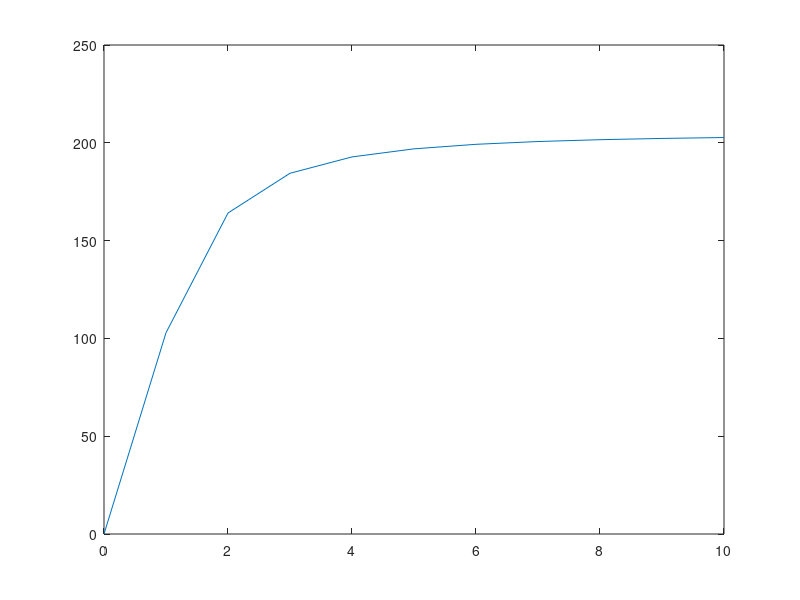

Write MATLAB code to recreate this figure.
%% EMS Stability

u0 = 4*pi*1e-7; % permeability of free space
N = 400 % Number of turns
A = 0.003; % Pole area (m^2)
I = 5.3; % Coil current (A)
z = 0.01; % Gap (m)

%I = 0:1:150; % Coil current (A)
%N = 0:1:1000; % Turns
F_em = ((u0*(N.^2)*A)*(I./z).^2)/4 % Electromagnetic force (N)

%plot(I,F_em/1000)
%xlabel('Coil Current (A)');
plot(N,F_em/1000);
xlabel('Coil Turns (N)');
ylabel('Electromagnetic Force (kN)');
title('Electromagnetic Force vs. Coil Current')

%%

% Demo electromagnet specs:
% Rated 48 N force

%% Halbach force model (Study of stability paper)

% Magnet Params
lambda = 0.2; % Wavelength (m)
B0 = 0.9411; % Remanence
k = 2*pi/lambda; % Wave number
h = 0.018; % Levitation gap (m)
w = 0.12; % Magnet width (m) 

% Track Params
L = 6.4*1e-6; % Track inductance single winding (H)
d = 0.01; % Track thickness (m)
R1 = 2*1e-4; % Track resistance single winding (ohms)

v = 0:1:10; % Velocity (m/s)
omega = k.*v;

c = (lambda*(B0^2)*(w^2))/(2*k*L*d);
d = 1./(1 + (R1./(omega.*L)).^2);
F_halbach = c*d*exp(-2*k*h);

plot(v,F_halbach)


